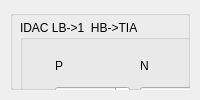
   <widget class="QWidget" name="tab_rx">
    <attribute name="title">
     <string>Rx控制</string>
    </attribute>
    <layout class="QVBoxLayout" name="tab_rx_layout">
     <property name="spacing">
      <number>10</number>
     </property>
     <property name="leftMargin">
      <number>10</number>
     </property>
     <property name="topMargin">
      <number>10</number>
     </property>
     <property name="rightMargin">
      <number>10</number>
     </property>
     <property name="bottomMargin">
      <number>10</number>
     </property>
     <item>
      <widget class="QGroupBox" name="groupBox_ctrlRx">
       <property name="title">
        <string/>
       </property>
       <widget class="QGroupBox" name="groupBox_IDAC_4">
        <property name="geometry">
         <rect>
          <x>10</x>
          <y>10</y>
          <width>221</width>
          <height>141</height>
         </rect>
        </property>
        <property name="title">
         <string>IDAC LB-&gt;1  HB-&gt;TIA</string>
        </property>
        <widget class="QLabel" name="label_19">
         <property name="geometry">
          <rect>
           <x>35</x>
           <y>31</y>
           <width>16</width>
           <height>30</height>
          </rect>
         </property>
         <property name="text">
          <string>P</string>
         </property>
        </widget>
        <widget class="QLabel" name="label_20">
         <property name="geometry">
          <rect>
           <x>120</x>
           <y>31</y>
           <width>16</width>
           <height>30</height>
          </rect>
         </property>
         <property name="text">
          <string>N</string>
         </property>
        </widget>
        <widget class="QSpinBox" name="spinBox_R_IDAC1_IP">
         <property name="geometry">
          <rect>
           <x>35</x>
           <y>66</y>
           <width>75</width>
           <height>30</height>
          </rect>
         </property>
        </widget>
        <widget class="QSpinBox" name="spinBox_R_IDAC1_IN">
         <property name="geometry">
          <rect>
           <x>120</x>
           <y>66</y>
           <width>75</width>
           <height>30</height>
          </rect>
         </property>
        </widget>
        <widget class="QSpinBox" name="spinBox_R_IDAC1_QP">
         <property name="geometry">
          <rect>
           <x>35</x>
           <y>103</y>
           <width>75</width>
           <height>30</height>
          </rect>
         </property>
        </widget>
        <widget class="QSpinBox" name="spinBox_R_IDAC1_QN">
         <property name="geometry">
          <rect>
           <x>120</x>
           <y>103</y>
           <width>75</width>
           <height>30</height>
          </rect>
         </property>
        </widget>
        <widget class="QLabel" name="label_21">
         <property name="geometry">
          <rect>
           <x>11</x>
           <y>103</y>
           <width>16</width>
           <height>30</height>
          </rect>
         </property>
         <property name="text">
          <string>Q</string>
         </property>
        </widget>
        <widget class="QLabel" name="label_22">
         <property name="geometry">
          <rect>
           <x>11</x>
           <y>66</y>
           <width>16</width>
           <height>30</height>
          </rect>
         </property>
         <property name="text">
          <string>I</string>
         </property>
        </widget>
       </widget>
       <widget class="QGroupBox" name="groupBox_gain_4">
        <property name="geometry">
         <rect>
          <x>10</x>
          <y>310</y>
          <width>221</width>
          <height>191</height>
         </rect>
        </property>
        <property name="title">
         <string>增益</string>
        </property>
        <widget class="QLabel" name="label_23">
         <property name="geometry">
          <rect>
           <x>40</x>
           <y>112</y>
           <width>64</width>
           <height>30</height>
          </rect>
         </property>
         <property name="text">
          <string>基带增益</string>
         </property>
         <property name="alignment">
          <set>Qt::AlignRight|Qt::AlignTrailing|Qt::AlignVCenter</set>
         </property>
        </widget>
        <widget class="QComboBox" name="comboBox_R_BBGain">
         <property name="geometry">
          <rect>
           <x>120</x>
           <y>110</y>
           <width>75</width>
           <height>30</height>
          </rect>
         </property>
         <property name="currentIndex">
          <number>1</number>
         </property>
         <item>
          <property name="text">
           <string>-6dB</string>
          </property>
         </item>
         <item>
          <property name="text">
           <string>0dB</string>
          </property>
         </item>
         <item>
          <property name="text">
           <string>6dB</string>
          </property>
         </item>
         <item>
          <property name="text">
           <string>12dB</string>
          </property>
         </item>
        </widget>
        <widget class="QLabel" name="label_24">
         <property name="geometry">
          <rect>
           <x>10</x>
           <y>30</y>
           <width>100</width>
           <height>30</height>
          </rect>
         </property>
         <property name="text">
          <string>一级滤波增益</string>
         </property>
         <property name="alignment">
          <set>Qt::AlignRight|Qt::AlignTrailing|Qt::AlignVCenter</set>
         </property>
        </widget>
        <widget class="QComboBox" name="comboBox_R_filterGain1">
         <property name="geometry">
          <rect>
           <x>120</x>
           <y>30</y>
           <width>75</width>
           <height>30</height>
          </rect>
         </property>
         <property name="currentIndex">
          <number>0</number>
         </property>
         <item>
          <property name="text">
           <string>0dB</string>
          </property>
         </item>
         <item>
          <property name="text">
           <string>6dB</string>
          </property>
         </item>
         <item>
          <property name="text">
           <string>12dB</string>
          </property>
         </item>
        </widget>
        <widget class="QLabel" name="label_25">
         <property name="geometry">
          <rect>
           <x>10</x>
           <y>70</y>
           <width>100</width>
           <height>30</height>
          </rect>
         </property>
         <property name="text">
          <string>二级滤波增益</string>
         </property>
         <property name="alignment">
          <set>Qt::AlignRight|Qt::AlignTrailing|Qt::AlignVCenter</set>
         </property>
        </widget>
        <widget class="QComboBox" name="comboBox_R_filterGain2">
         <property name="geometry">
          <rect>
           <x>120</x>
           <y>70</y>
           <width>75</width>
           <height>30</height>
          </rect>
         </property>
         <property name="currentIndex">
          <number>0</number>
         </property>
         <item>
          <property name="text">
           <string>0dB</string>
          </property>
         </item>
         <item>
          <property name="text">
           <string>6dB</string>
          </property>
         </item>
         <item>
          <property name="text">
           <string>12dB</string>
          </property>
         </item>
        </widget>
        <widget class="QLabel" name="label_30">
         <property name="geometry">
          <rect>
           <x>40</x>
           <y>150</y>
           <width>64</width>
           <height>30</height>
          </rect>
         </property>
         <property name="text">
          <string>TIA增益</string>
         </property>
         <property name="alignment">
          <set>Qt::AlignRight|Qt::AlignTrailing|Qt::AlignVCenter</set>
         </property>
        </widget>
        <widget class="QComboBox" name="comboBox_R_TIAGain">
         <property name="geometry">
          <rect>
           <x>120</x>
           <y>150</y>
           <width>75</width>
           <height>30</height>
          </rect>
         </property>
         <property name="currentIndex">
          <number>0</number>
         </property>
         <item>
          <property name="text">
           <string>30dB</string>
          </property>
         </item>
         <item>
          <property name="text">
           <string>24dB</string>
          </property>
         </item>
         <item>
          <property name="text">
           <string>18dB</string>
          </property>
         </item>
        </widget>
       </widget>
       <widget class="QGroupBox" name="groupBox_IDAC_5">
        <property name="geometry">
         <rect>
          <x>10</x>
          <y>160</y>
          <width>221</width>
          <height>141</height>
         </rect>
        </property>
        <property name="title">
         <string>IDAC LB-&gt;2  HB-&gt;FIL</string>
        </property>
        <widget class="QLabel" name="label_26">
         <property name="geometry">
          <rect>
           <x>35</x>
           <y>31</y>
           <width>16</width>
           <height>30</height>
          </rect>
         </property>
         <property name="text">
          <string>P</string>
         </property>
        </widget>
        <widget class="QLabel" name="label_27">
         <property name="geometry">
          <rect>
           <x>120</x>
           <y>31</y>
           <width>16</width>
           <height>30</height>
          </rect>
         </property>
         <property name="text">
          <string>N</string>
         </property>
        </widget>
        <widget class="QSpinBox" name="spinBox_R_IDAC2_IP">
         <property name="geometry">
          <rect>
           <x>35</x>
           <y>66</y>
           <width>75</width>
           <height>30</height>
          </rect>
         </property>
        </widget>
        <widget class="QSpinBox" name="spinBox_R_IDAC2_IN">
         <property name="geometry">
          <rect>
           <x>120</x>
           <y>66</y>
           <width>75</width>
           <height>30</height>
          </rect>
         </property>
        </widget>
        <widget class="QSpinBox" name="spinBox_R_IDAC2_QP">
         <property name="geometry">
          <rect>
           <x>35</x>
           <y>103</y>
           <width>75</width>
           <height>30</height>
          </rect>
         </property>
        </widget>
        <widget class="QSpinBox" name="spinBox_R_IDAC2_QN">
         <property name="geometry">
          <rect>
           <x>120</x>
           <y>103</y>
           <width>75</width>
           <height>30</height>
          </rect>
         </property>
        </widget>
        <widget class="QLabel" name="label_28">
         <property name="geometry">
          <rect>
           <x>11</x>
           <y>103</y>
           <width>16</width>
           <height>30</height>
          </rect>
         </property>
         <property name="text">
          <string>Q</string>
         </property>
        </widget>
        <widget class="QLabel" name="label_29">
         <property name="geometry">
          <rect>
           <x>11</x>
           <y>66</y>
           <width>16</width>
           <height>30</height>
          </rect>
         </property>
         <property name="text">
          <string>I</string>
         </property>
        </widget>
       </widget>
      </widget>
     </item>
    </layout>
   </widget>
